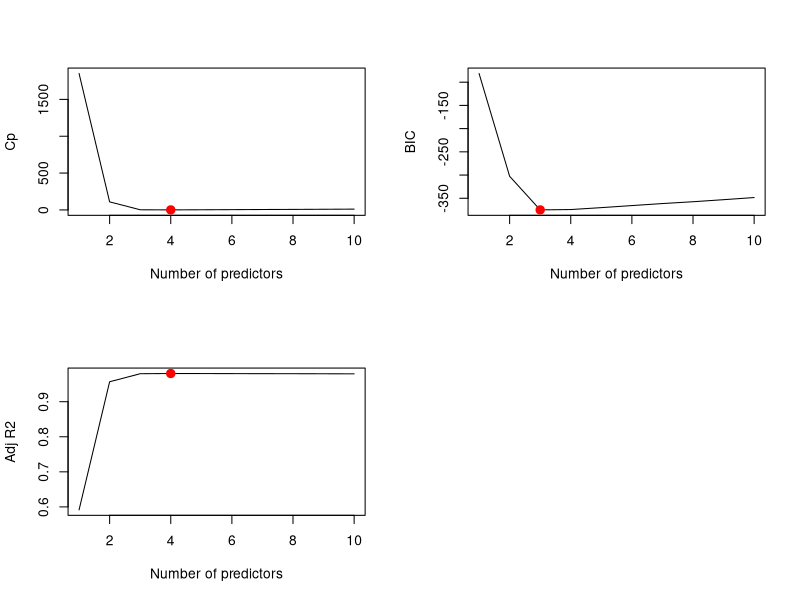

Write the R code that produced this figure. (Note: this script raises an error after producing the figure.)

# 6.8 Exercises

# Conceptual

# 1a
# In general, best subset selection will give the smallest training RSS.
# For a given number of predictors k, best subset selection method performs exhaustive search over all
# possible combinations of predictors for the one with lowest RSS. 
# Therefore, it guarantees to find the global minimum.
# For forward and backward stepwise selection methods, the search is not exhaustive.
# At each k, it can only add one or remove one predictor from the optimal set found in previous step.
# There is no guarantee that they will find the global minimum.

# 1b 
# Can't tell for sure, although if k is not too large such that overfitting is not likely to happen, 
# it is expected that model given by best subset selection may give the lowest test RSS.
# This is becuase the predictor subset chosen by the best subset selection may be associated better with the response.

# 1c
# i   TRUE
# ii  TRUE
# iii FALSE, the two methods may follow different search paths
# iv  FALSE
# v   FALSE, because it performs exhaustive seach for each k, there is no restriction on
#            which predictors to include for each k.



#---------------------
# 2a
# i   INCORRECT: Lasso is less flexible than least squares.
# ii  INCORRECT: reason as above
# iii CORRECT: In lasso all predictors are shrunk toward zero and some of them may be exactly zero.
#              So the model given by lasso is less flexible than least squares.
# iv  INCORRECT: less flexible means more bias and less variance, not the other way around.

# 2b
# Ridge regression is similar to lasso in terms of shrinking all predictors toward zero, 
# and hence producing models that are less flexible 
# than least squares. So the answers are the same as in 2a

# 2c
# Non-linear models are more flexible linear least squares models.
# And more flexible means less bias and more variance.
# i   INCORRECT
# ii  CORRECT
# iii INCORRECT
# iv  INCORRECT


#----------------------
# 3a
# When s = 0, we have the null model with only the intercep. 
# When s increases from 0, the model becomes more and more flexible and fits better and better the training set.
# iv is correct

# 3b
# Due to bias-variance tradeoff, the test RSS (or test MSE) will have a characteristic u shape.
# ii is correct

# 3c
# Variance always increases as model flexibility increases.
# iii is correct

# 3d
# Squared bias always decreases as model flexibility increases.
# iv is correct

# 3e
# Irreducible error cannot be predicted by predictors so remains constant.
# v is correct


#----------------------------
# 4a
# As lambda increases from 0, the model becomes less and less flexible 
# and therefore, the training RSS will increases.
# iii is correct

# 4b
# ii is correct

# 4c
# Variance always decreases when the model becomes less and less flexible
# iv is correct

# 4d
# Squared bias always increases with decreasing flexibility
# iii is correct

# 4e
# v is correct




# Applied

# 8a
set.seed(1)
x = rnorm(100)
e = rnorm(100)


# 8b
y = 5 + 2*x + 4*x^2 + x^3 + e


# 8c
library(leaps)
data = data.frame(x=x, y=y)

regfit_bestsub = regsubsets(y ~ x + I(x^2) + I(x^3) + I(x^4) + I(x^5) + I(x^6) + I(x^7) + I(x^8) + I(x^9) + I(x^10),
                            data=data, nvmax=10)

# this fit using poly(x, 10) gives very different coefficients, but the same prediction?
# regfit_bestsub = regsubsets(y ~ poly(x, 10), data=data, nvmax=10)


bestsub_summary = summary(regfit_bestsub)
bestsub_summary
names(bestsub_summary)

# plot Cp, BIC and adjusted R2
par(mfrow=c(2,2))

# Cp
plot(bestsub_summary$cp, xlab="Number of predictors", ylab="Cp", type="l")
argmin = which.min(bestsub_summary$cp)
argmin # 4
points(argmin, bestsub_summary$cp[argmin], col="red", cex=2, pch=20)
coefficients(regfit_bestsub, argmin)

# BIC
plot(bestsub_summary$bic, xlab="Number of predictors", ylab="BIC", type="l")
argmin = which.min(bestsub_summary$bic)
argmin # 3
points(argmin, bestsub_summary$bic[argmin], col="red", cex=2, pch=20)
coefficients(regfit_bestsub, argmin)

# Adjusted R2
plot(bestsub_summary$adjr2, xlab="Number of predictors", ylab="Adj R2", type="l")
argmax = which.max(bestsub_summary$adjr2)
argmax  # 4
points(argmax, bestsub_summary$adjr2[argmax], col="red", cex=2, pch=20)
coefficients(regfit_bestsub, argmax)

# Of course we know that the true model is degree-3 polynomial, and BIC gives correct answer.
# Although Cp chose a model with 4 predictors and adjusted R2 chose the one with 5 predictors,
# their plots show no significant improvement after three predictors have been included.

# look at the best model in scatter plot
test_data = data.frame(x=seq(min(x), max(x), length.out=10), y=numeric(10))
test_x_matrix = model.matrix(as.formula(regfit_bestsub$call[[2]]), test_data)
coefi = coefficients(regfit_bestsub, id=3)
pred_bestsub = test_x_matrix[, names(coefi)] %*% coefi
plot(x,y)
lines(test_data$x, pred_bestsub, col="red")
